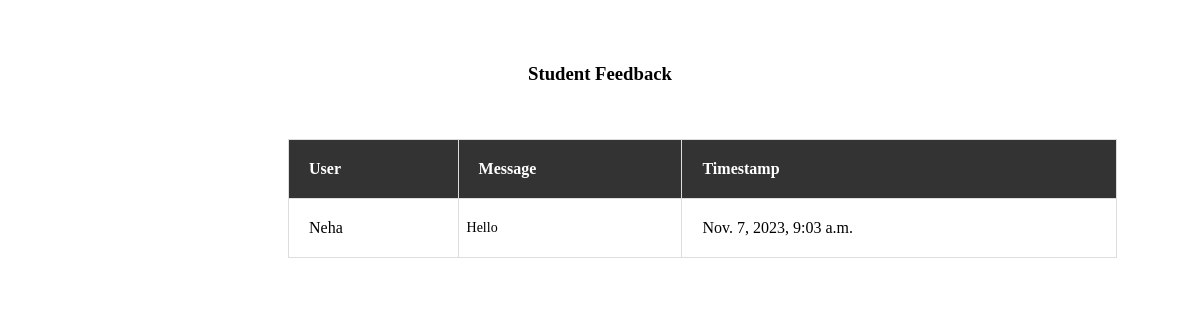
Page /adminfeedback on the earlier database version.
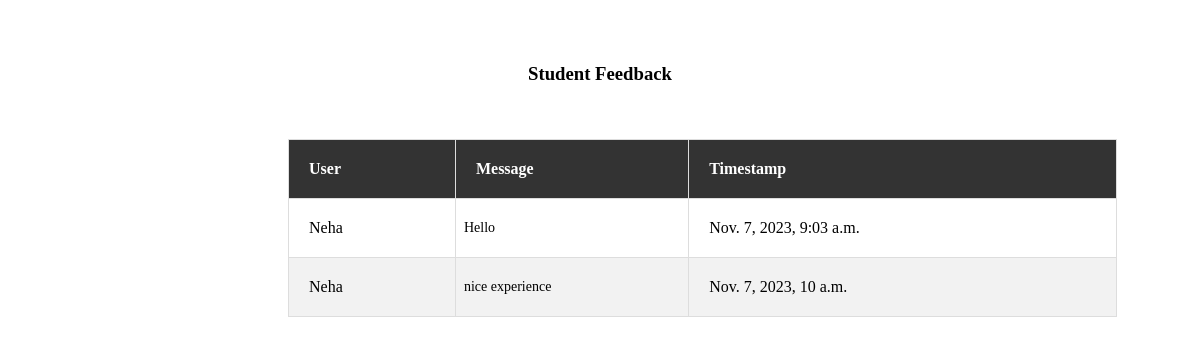
Same page on the later database version.
### myApp/models.py (models this page shows)
class Feedback(models.Model):
    user = models.ForeignKey(User, on_delete=models.CASCADE)  # Assuming you have a User model
    message = models.TextField()
    timestamp = models.DateTimeField(auto_now_add=True)

class User(AbstractUser):
    class Role(models.TextChoices):
        ADMIN="ADMIN",'ADMIN'
        USER="USER",'User'
    role = models.CharField(max_length=50,choices=Role.choices)

### myApp/views.py (the view)
# urls.py: path("adminfeedback",views.adminfeedback,name='adminfeedback'),
def adminfeedback(request):
    feedback_list = Feedback.objects.all()
    return render(request, 'adminfeedback.html', {'feedback_list': feedback_list})

### templates/adminfeedback.html (shortened to what this page needs)
{% load static %}
{% block body %}
<body><br><br><center>
    <h3>Student Feedback</h3></center><br><br>
    <table border="1">
        <thead>
            <tr>
                <th>User</th>
                <th>Message</th>
                <th>Timestamp</th>
            </tr>
        </thead>
        <tbody>
            {% for feedback in feedback_list %}
                <tr>
                    <td>{{ feedback.user.first_name }}</td>
                    <td>{{ feedback.message }}</td>
                    <td>{{ feedback.timestamp }}</td>
                </tr>
            {% endfor %}
        </tbody>
    </table>
    {% endblock body %}
</body>
</html>

Differences in the rows shown:
added Feedback: user.first_name "Neha", message "nice experience", timestamp "Nov. 7, 2023, 10 a.m."
